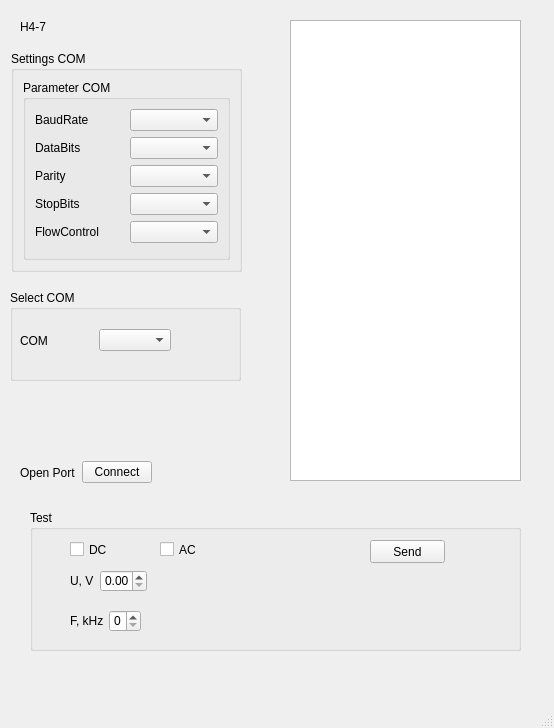
<?xml version="1.0" encoding="UTF-8"?>
<ui version="4.0">
 <class>MainWindow</class>
 <widget class="QMainWindow" name="MainWindow">
  <property name="geometry">
   <rect>
    <x>0</x>
    <y>0</y>
    <width>554</width>
    <height>728</height>
   </rect>
  </property>
  <property name="windowTitle">
   <string>MainWindow</string>
  </property>
  <widget class="QWidget" name="centralwidget">
   <widget class="QGroupBox" name="SetgroupBox_Cal">
    <property name="geometry">
     <rect>
      <x>11</x>
      <y>51</y>
      <width>231</width>
      <height>221</height>
     </rect>
    </property>
    <property name="sizePolicy">
     <sizepolicy hsizetype="Preferred" vsizetype="Preferred">
      <horstretch>0</horstretch>
      <verstretch>0</verstretch>
     </sizepolicy>
    </property>
    <property name="title">
     <string>Settings COM </string>
    </property>
    <layout class="QVBoxLayout" name="verticalLayout_3">
     <item>
      <layout class="QVBoxLayout" name="verticalLayout_2">
       <item>
        <widget class="QGroupBox" name="ParComgroupBox_Cal">
         <property name="title">
          <string>Parameter COM</string>
         </property>
         <layout class="QVBoxLayout" name="verticalLayout">
          <item>
           <layout class="QHBoxLayout" name="horizontalLayout_5">
            <item>
             <widget class="QLabel" name="BaudRateLabel_Cal">
              <property name="text">
               <string>BaudRate</string>
              </property>
             </widget>
            </item>
            <item>
             <widget class="QComboBox" name="BoudrateBox_Cal"/>
            </item>
           </layout>
          </item>
          <item>
           <layout class="QHBoxLayout" name="horizontalLayout_4">
            <item>
             <widget class="QLabel" name="DataBitsLabel_Cal">
              <property name="text">
               <string>DataBits</string>
              </property>
             </widget>
            </item>
            <item>
             <widget class="QComboBox" name="DataBitsBox_Cal"/>
            </item>
           </layout>
          </item>
          <item>
           <layout class="QHBoxLayout" name="horizontalLayout_3">
            <item>
             <widget class="QLabel" name="ParityLabel_Cal">
              <property name="text">
               <string>Parity</string>
              </property>
             </widget>
            </item>
            <item>
             <widget class="QComboBox" name="ParityBox_Cal"/>
            </item>
           </layout>
          </item>
          <item>
           <layout class="QHBoxLayout" name="horizontalLayout_2">
            <item>
             <widget class="QLabel" name="StopBitsLabel_Cal">
              <property name="text">
               <string>StopBits</string>
              </property>
             </widget>
            </item>
            <item>
             <widget class="QComboBox" name="StopBitsBox_Cal"/>
            </item>
           </layout>
          </item>
          <item>
           <layout class="QHBoxLayout" name="horizontalLayout">
            <item>
             <widget class="QLabel" name="FlowControlLabel_Cal">
              <property name="text">
               <string>FlowControl</string>
              </property>
             </widget>
            </item>
            <item>
             <widget class="QComboBox" name="FlowControlBox_Cal"/>
            </item>
           </layout>
          </item>
         </layout>
        </widget>
       </item>
      </layout>
     </item>
    </layout>
   </widget>
   <widget class="QGroupBox" name="groupBox">
    <property name="geometry">
     <rect>
      <x>10</x>
      <y>290</y>
      <width>231</width>
      <height>91</height>
     </rect>
    </property>
    <property name="title">
     <string>Select COM</string>
    </property>
    <widget class="QWidget" name="">
     <property name="geometry">
      <rect>
       <x>10</x>
       <y>30</y>
       <width>151</width>
       <height>41</height>
      </rect>
     </property>
     <layout class="QHBoxLayout" name="horizontalLayout_6">
      <item>
       <widget class="QLabel" name="COMLabel_Cal">
        <property name="text">
         <string>COM</string>
        </property>
       </widget>
      </item>
      <item>
       <widget class="QComboBox" name="SetComBox_Cal"/>
      </item>
     </layout>
    </widget>
   </widget>
   <widget class="QTextEdit" name="textEdit">
    <property name="geometry">
     <rect>
      <x>290</x>
      <y>20</y>
      <width>231</width>
      <height>461</height>
     </rect>
    </property>
   </widget>
   <widget class="QLabel" name="label">
    <property name="geometry">
     <rect>
      <x>20</x>
      <y>20</y>
      <width>47</width>
      <height>13</height>
     </rect>
    </property>
    <property name="text">
     <string>H4-7</string>
    </property>
   </widget>
   <widget class="QGroupBox" name="groupBox_2">
    <property name="geometry">
     <rect>
      <x>30</x>
      <y>510</y>
      <width>491</width>
      <height>141</height>
     </rect>
    </property>
    <property name="title">
     <string>Test</string>
    </property>
    <widget class="QPushButton" name="pushButton_2">
     <property name="geometry">
      <rect>
       <x>340</x>
       <y>30</y>
       <width>75</width>
       <height>23</height>
      </rect>
     </property>
     <property name="text">
      <string>Send</string>
     </property>
    </widget>
   </widget>
   <widget class="QWidget" name="">
    <property name="geometry">
     <rect>
      <x>20</x>
      <y>460</y>
      <width>132</width>
      <height>25</height>
     </rect>
    </property>
    <layout class="QHBoxLayout" name="horizontalLayout_7">
     <item>
      <widget class="QLabel" name="label_2">
       <property name="text">
        <string>Open Port</string>
       </property>
      </widget>
     </item>
     <item>
      <widget class="QPushButton" name="pushButton">
       <property name="text">
        <string>Connect</string>
       </property>
      </widget>
     </item>
    </layout>
   </widget>
   <widget class="QWidget" name="">
    <property name="geometry">
     <rect>
      <x>70</x>
      <y>570</y>
      <width>77</width>
      <height>22</height>
     </rect>
    </property>
    <layout class="QHBoxLayout" name="horizontalLayout_9">
     <item>
      <widget class="QLabel" name="label_3">
       <property name="text">
        <string>U, V</string>
       </property>
      </widget>
     </item>
     <item>
      <widget class="QDoubleSpinBox" name="doubleSpinBox"/>
     </item>
    </layout>
   </widget>
   <widget class="QWidget" name="">
    <property name="geometry">
     <rect>
      <x>70</x>
      <y>540</y>
      <width>174</width>
      <height>19</height>
     </rect>
    </property>
    <layout class="QHBoxLayout" name="horizontalLayout_10">
     <item>
      <widget class="QCheckBox" name="checkBox_DC">
       <property name="text">
        <string>DC</string>
       </property>
      </widget>
     </item>
     <item>
      <widget class="QCheckBox" name="checkBox">
       <property name="text">
        <string>AC</string>
       </property>
      </widget>
     </item>
    </layout>
   </widget>
   <widget class="QWidget" name="">
    <property name="geometry">
     <rect>
      <x>70</x>
      <y>610</y>
      <width>71</width>
      <height>22</height>
     </rect>
    </property>
    <layout class="QHBoxLayout" name="horizontalLayout_11">
     <item>
      <widget class="QLabel" name="label_4">
       <property name="text">
        <string>F, kHz</string>
       </property>
      </widget>
     </item>
     <item>
      <widget class="QSpinBox" name="spinBox"/>
     </item>
    </layout>
   </widget>
  </widget>
  <widget class="QMenuBar" name="menubar">
   <property name="geometry">
    <rect>
     <x>0</x>
     <y>0</y>
     <width>554</width>
     <height>21</height>
    </rect>
   </property>
  </widget>
  <widget class="QStatusBar" name="statusbar"/>
 </widget>
 <resources/>
 <connections/>
</ui>
